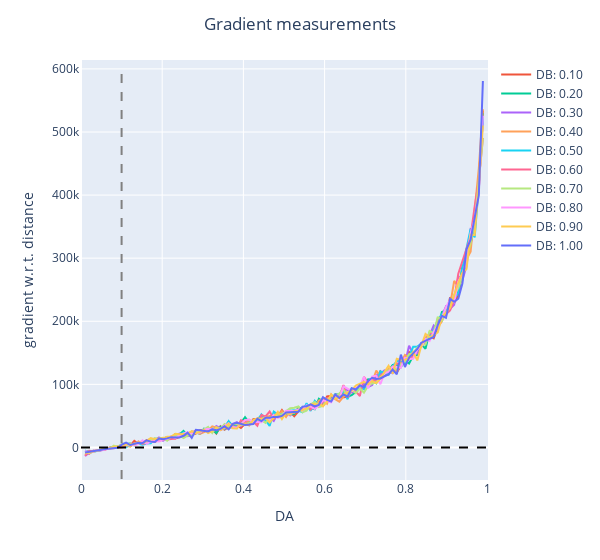

The code cell stored with this chart in its notebook:
### Markdown cell above
visualize the gradients as line graphs

### Code cell
px.defaults.width = 600
fig = px.line()
for DB_val in df["DB"].unique():
    x = df["DA"][df["DB"] == DB_val]
    y = df["gradient"][df["DB"] == DB_val]
    fig.add_scatter(x=x, y=y, name=f"DB: {DB_val:0.2f}")

fig.add_shape(type='line',
                x0=0,
                y0=0,
                x1=1,
                y1=0,
                line=dict(color='Black', dash="dash"),
                xref='x',
                yref='y'
)
fig.add_shape(type='line',
                x0=0.1,
                y0=-50_000,
                x1=0.1,
                y1=600_000,
                line=dict(color='Gray', dash="dash"),
                xref='x',
                yref='y'
)        
 
fig.update_layout(
    title_text='Gradient measurements',
    title_x=0.5,
    xaxis_title="DA",
    yaxis_title="gradient w.r.t. distance"
)
fig.show()
